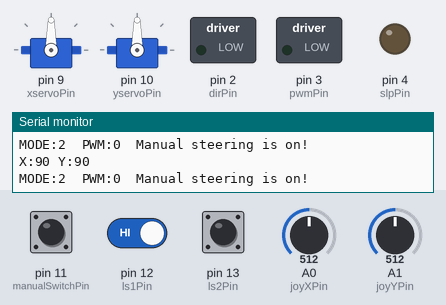
Simulated run of this sketch. Board: Arduino Uno, built with avr-gcc and run on an emulated ATmega328P. Shown: 2 × servo, switched loads named in the sketch (green lamp = pin HIGH), output pins drawn as LEDs (lit = HIGH), the last lines printed to the serial monitor. The test bench sets the inputs (shaded band); at power-on: A0 (joyXPin) = 512, A1 (joyYPin) = 512, pin 12 (ls1Pin) HIGH, pin 11 (manualSwitchPin) HIGH, pin 13 (ls2Pin) HIGH. Storage starts empty.

Above: at 1.4 s.
1.5 s: A0 (joyXPin) set to 159
At 2.2 s:
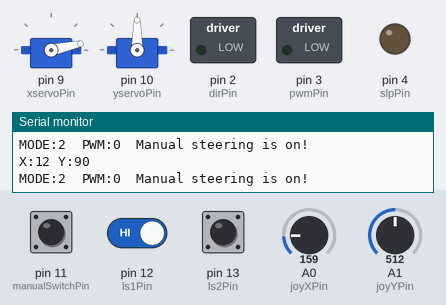
3.0 s: A0 (joyXPin) set to 138
At 4.4 s:
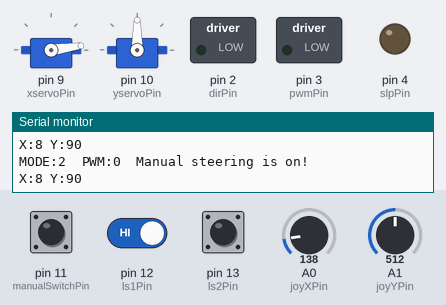
6.0 s: A1 (joyYPin) set to 156
At 6.6 s:
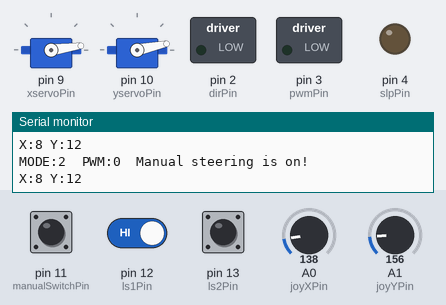
7.5 s: A1 (joyYPin) set to 131
At 8.8 s:
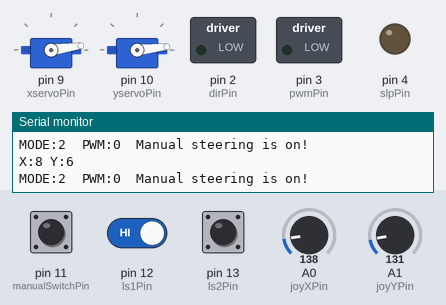
10.5 s: pin 12 (ls1Pin) driven LOW
At 11.0 s:
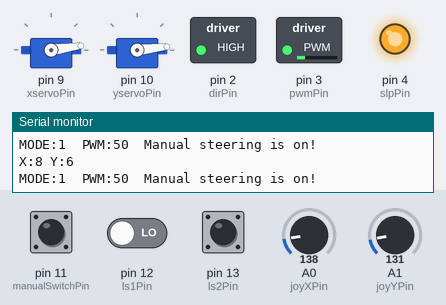
12.0 s: pin 12 (ls1Pin) driven HIGH
At 12.7 s:
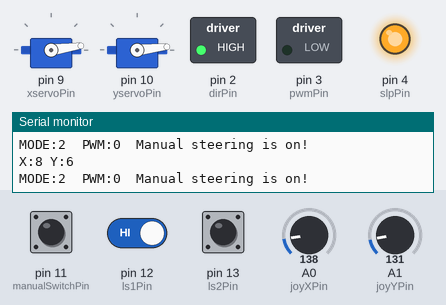
Timing chart, 0 to 14.5 s (numbered marks = the images above; inputs shaded):
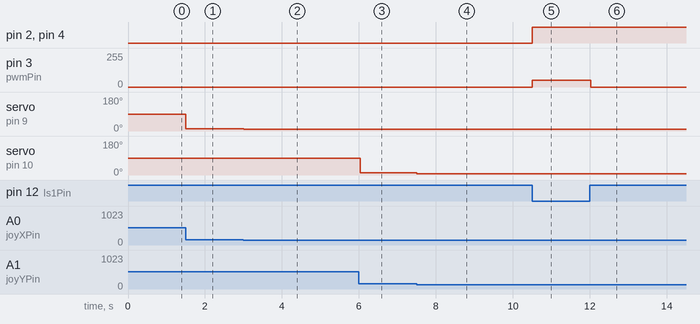

Measured:
- after the input at 1.5 s, servo on pin 9 (xservoPin): 90° → 12° at once
- after the input at 3.0 s, servo on pin 9 (xservoPin): 12° → 8° at once
- after the input at 6.0 s, servo on pin 10 (yservoPin): 90° → 12° at once
- after the input at 7.5 s, servo on pin 10 (yservoPin): 12° → 6° at once
- after the input at 10.5 s, pin 2 (dirPin), pin 4 (slpPin): LOW → HIGH at once; pin 3 (pwmPin): 0/255 → 50/255 at once
- after the input at 12.0 s, pin 3 (pwmPin): 50/255 → 0/255 at once

The sketch:

PoolTestTrial1.ino
```cpp
/*
// Reading current values to the SD card
// Reference Code:
// https://www.arduino.cc/en/Tutorial/ReadWrite
// ELEC steering and Buoyancy Compensator
*/
/* Things to add later
 * Serial read so that it can change the setup from the serial command.
 */

/*****SD CARD WRITING SETUP*****/

#include <SPI.h>
#include <SD.h>

File PoolTest;
int loopCount;
/*****SD CARD WRITING SETUP OVER*****/

/*****ELEC STEERING START*****/

#include <Servo.h>

const int joyXPin = A0;
const int joyYPin = A1;
const int xservoPin = 9;
const int yservoPin = 10;
const int manualSwitchPin = 11;

int joystick_y_in;
int joystick_x_in;
int manualSwitch;

Servo xservo;
Servo yservo;

/****ELEC STEERING END****/

/*****BUOYANCY INTRO*****/

/************MOTOR SETUP***********/
// motor on(HIGH)/off(LOW)
#define motorEnable HIGH
// motor mode setup
#define FW 0
#define BW 1
#define BR 2
/***** Motor Driver Truth Table*****
* MODE PWM DIR OUTA OUTB Operation *
* FW=1  H   H   H    L    Forward  *
* BW=0  H   L   L    H    Reverse  *
* BR=2  L   X   L    L    HardBrake*
***********************************/
//#define motorMode BW

// motor PWM setup
// Ranging from (0 - 255)
#define motorPWM 50

/******Arudino pin definitions******/
// Pins connected to Pololu Motor Driver
#define dirPin 2 // motor direction output pin
#define pwmPin 3 // pulse width modulation output pin
#define slpPin 4 // sleep mode output pin. default LOW.
                  // Must be set to HIGH to enable the driver
//#define fltPin 10 // fault indicator input pin.
                  // This is driven LOW when fault has occurred.
//#define csPin A1 // current sense output (analog input pin)
// Pins connected to the motor hall sensors (input pin)
#define hs1Pin 7
#define hs2Pin 8
// Pins connected to the limit switches (input pin)
#define ls1Pin 12
#define ls2Pin 13
// Pins connected to the pressure sensor (analog input pin)
#define psPin A2

int mode;
/*****BUOYANCY INTRO DONE*****/


void setup()
{
 /*****SD Card to Serial Port setup START****/
  // Open serial communications and wait for port to open:
  Serial.begin(9600);
  while (!Serial) {
    ; // wait for serial port to connect. Needed for native USB port only
  }

  Serial.print("Initializing SD card...");

  if (!SD.begin(4)) {
    Serial.println("initialization failed!");
    while (1);
  }
  Serial.println("initialization done.");
  loopCount = 0; //set loop count to 0
 /*****SD Card to Serial Port setup END****/

  //buoyancy compensator setup
  pinMode(dirPin, OUTPUT);
  pinMode(slpPin, OUTPUT);
  //pinMode(fltPin, INPUT);
  pinMode(hs1Pin, INPUT);
  pinMode(hs2Pin, INPUT);
  pinMode(ls1Pin, INPUT);
  pinMode(ls2Pin, INPUT);
  //pinMode(csPin, INPUT);
  pinMode(psPin, INPUT);

  //elec steering servo setup
  delay(200);
  xservo.attach(xservoPin);
  yservo.attach(yservoPin);
  pinMode(manualSwitchPin, INPUT_PULLUP);

}

/*************MAIN LOOP***************/
void loop() {
/******CREATING FILES IN SD CARD STARTS HERE*******/
  if (loopCount > 999){
    // close the file after 1000 loops before making a new one
    PoolTest.close();
    Serial.println("file closed.");
    loopCount = 0;
  }
  if (loopCount == 0){
    // open the file. note that only one file can be open at a time,
    // so you have to close this one before opening another.
    char filename[] = "DATA000.CSV";
    for (uint8_t i = 0; i < 500; i++) {
        filename[4] = i/100 + '0';
        filename[5] = i%100 + '0';
        filename[6] = i%10 + '0';
        if (! SD.exists(filename)) {
          // only open a new file if it doesn't exist
          PoolTest = SD.open(filename, FILE_WRITE);
          break;  // leave the loop!
        }
    }
    // if the file opened okay, write to it:
    if (PoolTest) {
    Serial.print("Writing to a new file");
    PoolTest.println("apple, banana, cabbage"); //header line
    } else {
    // if the file didn't open, print an error:
    Serial.println("error opening file");
    }
  }
  loopCount++;
/******CREATING FILES IN SD CARD ENDS HERE*******/

  /*****ELEC STEERING STARTS HERE*******/
  manualSwitch = digitalRead(manualSwitchPin);
  if (manualSwitch == 1){
    Serial.println("Manual steering is on!");
    readInput();
    xservo.write(joystick_x_in);
    yservo.write(joystick_y_in);
    Serial.print("X:");
    Serial.print(joystick_x_in);
    Serial.print(" Y:");
    Serial.println(joystick_y_in);
  }
  else Serial.println("Manual steering is off.");
  delay(30);
  /*****ELEC STEERING ENDS HERE*******/


 /**********BUOYANCY MAIN FUNCTION STARTS HERE**********/
 // readSensor();
  if (digitalRead(ls1Pin) == 0 && digitalRead(ls2Pin) == 0) {

  }
  else if (digitalRead(ls1Pin) == 1 && digitalRead(ls2Pin) == 0) {
    mode = 0;
  }
  else if (digitalRead(ls1Pin) == 0 && digitalRead(ls2Pin) == 1) {
    mode = 1;
  }
  else {
    mode = 2;
  }
  motorDriver(mode);
  /**********BUOYANCY MAIN FUNCTION ENDS HERE**********/

}


         /********FUNCTIONS********/
/********BUOYANCY COMPENSATOR FUNCTIONS******/
/***************MOTOR DRIVER****************/
void motorDriver(int motorMode){
  // Check if the motor enable is assingned properly
  if (motorEnable == HIGH || motorEnable == LOW){

    // Check if the motor mode is assigned correctly
    if (motorMode == FW || motorMode == BW){

      // Check if the pwm value is within a correct range
      if (motorPWM >= 0 || motorPWM <= 255){
        digitalWrite(dirPin, motorMode); // assign the mode of the motor
        digitalWrite(slpPin, motorEnable); // assign the slp pin of the driver
        analogWrite(pwmPin, motorPWM); // assign the pwm value of the motor
        Serial.print("MODE:");
        Serial.print(motorMode); // motor mode
        Serial.print("\t");
        Serial.print("PWM:");
        Serial.print(motorPWM); // motor PWM
        Serial.print("\t");
      }

      else {
        digitalWrite(slpPin, LOW); // turn off the motor driver
        Serial.println("Error: motor pwm value not assingned in a correct range");
      }
    }
    else if(motorMode == BR){
      analogWrite(pwmPin, LOW); // assign LOW to pwmPin to break
      Serial.print("MODE:2\t"); // motor mode (BR = 2)
      Serial.print("PWM:0\t"); // motor mode (LOW = 0)
    }

    else {
      digitalWrite(slpPin, LOW); // turn off the motor driver
      Serial.println("Error: motor mode not assigned correctly.");
    }
  }

  else {
    digitalWrite(slpPin, LOW); // turn off the motor driver
    Serial.println("Error: motor driver not enabled correctly");
  }
}

/**********READING SENSOR INPUTS**************/
void readSensor() {
  // Read the input values
  Serial.print("FLT:");
  //Serial.print(digitalRead(fltPin)); // FLT pin readings
  Serial.print("\t");
  Serial.print("HS1:");
  Serial.print(digitalRead(hs1Pin)); // hall sensor 1 readings
  Serial.print("\t");
  Serial.print("HS2:");
  Serial.print(digitalRead(hs2Pin)); // hall sensor 2 readings
  Serial.print("\t");
  Serial.print("LS1:");
  Serial.print(digitalRead(ls1Pin)); // limit switch 1 readings
  Serial.print("\t");
  Serial.print("LS2:");
  Serial.print(digitalRead(ls2Pin)); // limit switch 2 readings
  Serial.print("\t");
  Serial.print("PS:");
  Serial.print(analogRead(psPin)); // pressure sensor readings
  Serial.print("\t");
  //Serial.print("CS:");
  //Serial.print(currentSensor(analogRead(csPin))); // current sensor readings
  //Serial.print("[A]");
  Serial.print("\n");
}

/****CURRENT SENSOR CONVERSION*****/
double currentSensor(int cs){
  double i;
  i = (cs * 5 / 1024 -0.05)/ 0.02; //A
  return i;
}

/*****ELEC STEERING FUNCTIONS*****/

void readInput() {
  joystick_x_in = analogRead(joyXPin);
  joystick_y_in = analogRead(joyYPin);

  // Note: Changed to normal Arduino map function because betterMap is somehow wrong (I didn't do the math to figure out why). Normal map function seems to work well though. --Ryan Meshulam
  joystick_x_in = map(joystick_x_in, 101, 922, 0, 180);
  joystick_y_in = map(joystick_y_in, 101, 923, 0, 180);

  if (joystick_x_in < 97 && joystick_x_in > 83) {
    joystick_x_in = 90;
  }
  if (joystick_y_in < 97 && joystick_y_in > 83) {
    joystick_y_in = 90;
  }
}

int betterMap(int x, int in_min, int in_max, int out_min, int out_max) {
  return (x - in_min) * (out_max - out_min + 1) / (in_max - in_min + 1) + out_min;
}
```
